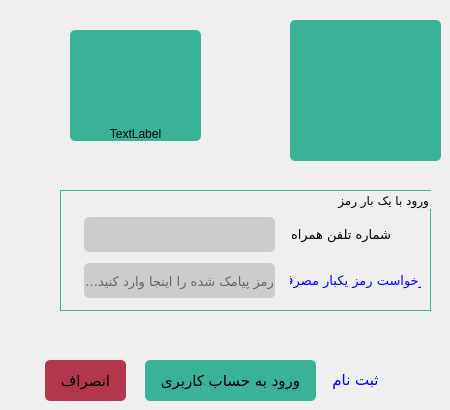
      <widget class="QWidget" name="page_wallet">
       <widget class="QPushButton" name="btn_cancel_login">
        <property name="enabled">
         <bool>true</bool>
        </property>
        <property name="geometry">
         <rect>
          <x>45</x>
          <y>360</y>
          <width>81</width>
          <height>41</height>
         </rect>
        </property>
        <property name="font">
         <font>
          <family>IRANSans</family>
          <pointsize>11</pointsize>
          <kerning>false</kerning>
         </font>
        </property>
        <property name="cursor">
         <cursorShape>PointingHandCursor</cursorShape>
        </property>
        <property name="mouseTracking">
         <bool>true</bool>
        </property>
        <property name="focusPolicy">
         <enum>Qt::TabFocus</enum>
        </property>
        <property name="layoutDirection">
         <enum>Qt::RightToLeft</enum>
        </property>
        <property name="styleSheet">
         <string notr="true">border-radius: 5px;
background-color:rgb(178, 55, 77);</string>
        </property>
        <property name="text">
         <string>انصراف</string>
        </property>
        <property name="flat">
         <bool>false</bool>
        </property>
       </widget>
       <widget class="QGroupBox" name="groupBox_temp_password">
        <property name="geometry">
         <rect>
          <x>60</x>
          <y>190</y>
          <width>371</width>
          <height>121</height>
         </rect>
        </property>
        <property name="font">
         <font>
          <family>IRANSans</family>
          <pointsize>9</pointsize>
         </font>
        </property>
        <property name="layoutDirection">
         <enum>Qt::LeftToRight</enum>
        </property>
        <property name="styleSheet">
         <string notr="true">border: 1px solid rgb(58, 178, 151);</string>
        </property>
        <property name="title">
         <string>ورود با یک بار رمز </string>
        </property>
        <property name="alignment">
         <set>Qt::AlignRight|Qt::AlignTop|Qt::AlignTrailing</set>
        </property>
        <widget class="QLineEdit" name="lineEdit_mobile_number">
         <property name="geometry">
          <rect>
           <x>24</x>
           <y>27</y>
           <width>191</width>
           <height>35</height>
          </rect>
         </property>
         <property name="minimumSize">
          <size>
           <width>0</width>
           <height>35</height>
          </size>
         </property>
         <property name="font">
          <font>
           <family>B Homa</family>
           <pointsize>9</pointsize>
           <kerning>true</kerning>
          </font>
         </property>
         <property name="styleSheet">
          <string notr="true">border:solid 5px;
background-color:rgb(204, 204, 204);
border-radius:5px;
</string>
         </property>
         <property name="alignment">
          <set>Qt::AlignCenter</set>
         </property>
        </widget>
        <widget class="QLineEdit" name="lineEdit_temp_password">
         <property name="geometry">
          <rect>
           <x>24</x>
           <y>73</y>
           <width>191</width>
           <height>35</height>
          </rect>
         </property>
         <property name="minimumSize">
          <size>
           <width>0</width>
           <height>35</height>
          </size>
         </property>
         <property name="font">
          <font>
           <family>B Homa</family>
           <pointsize>10</pointsize>
           <weight>50</weight>
           <italic>false</italic>
           <bold>false</bold>
          </font>
         </property>
         <property name="styleSheet">
          <string notr="true">border:solid 5px;
background-color:rgb(204, 204, 204);
border-radius:5px;
font: 10pt &quot;B Homa&quot;;
</string>
         </property>
         <property name="alignment">
          <set>Qt::AlignCenter</set>
         </property>
         <property name="placeholderText">
          <string>رمز پیامک شده را اینجا وارد کنید ...</string>
         </property>
        </widget>
        <widget class="QPushButton" name="btn_request_temp_pass">
         <property name="enabled">
          <bool>true</bool>
         </property>
         <property name="geometry">
          <rect>
           <x>230</x>
           <y>80</y>
           <width>131</width>
           <height>20</height>
          </rect>
         </property>
         <property name="font">
          <font>
           <family>B Yekan</family>
           <pointsize>10</pointsize>
           <kerning>false</kerning>
          </font>
         </property>
         <property name="cursor">
          <cursorShape>PointingHandCursor</cursorShape>
         </property>
         <property name="mouseTracking">
          <bool>true</bool>
         </property>
         <property name="focusPolicy">
          <enum>Qt::TabFocus</enum>
         </property>
         <property name="layoutDirection">
          <enum>Qt::RightToLeft</enum>
         </property>
         <property name="styleSheet">
          <string notr="true">border:0px;
color:blue;</string>
         </property>
         <property name="text">
          <string>درخواست رمز یکبار مصرف</string>
         </property>
         <property name="flat">
          <bool>false</bool>
         </property>
        </widget>
        <widget class="QLabel" name="label_10">
         <property name="geometry">
          <rect>
           <x>230</x>
           <y>34</y>
           <width>101</width>
           <height>21</height>
          </rect>
         </property>
         <property name="font">
          <font>
           <family>IRANSans</family>
           <pointsize>10</pointsize>
           <weight>50</weight>
           <italic>false</italic>
           <bold>false</bold>
          </font>
         </property>
         <property name="styleSheet">
          <string notr="true">font: 10pt &quot;IRANSans&quot;;
border: 0px;</string>
         </property>
         <property name="frameShape">
          <enum>QFrame::NoFrame</enum>
         </property>
         <property name="lineWidth">
          <number>0</number>
         </property>
         <property name="text">
          <string>شماره تلفن همراه :</string>
         </property>
        </widget>
       </widget>
       <widget class="QPushButton" name="btn_enter_acnt">
        <property name="enabled">
         <bool>true</bool>
        </property>
        <property name="geometry">
         <rect>
          <x>145</x>
          <y>360</y>
          <width>171</width>
          <height>41</height>
         </rect>
        </property>
        <property name="font">
         <font>
          <family>IRANSans</family>
          <pointsize>11</pointsize>
          <kerning>false</kerning>
         </font>
        </property>
        <property name="cursor">
         <cursorShape>PointingHandCursor</cursorShape>
        </property>
        <property name="mouseTracking">
         <bool>true</bool>
        </property>
        <property name="focusPolicy">
         <enum>Qt::TabFocus</enum>
        </property>
        <property name="layoutDirection">
         <enum>Qt::RightToLeft</enum>
        </property>
        <property name="styleSheet">
         <string notr="true">border-radius: 5px;
background-color:rgb(58, 178, 151);</string>
        </property>
        <property name="text">
         <string>ورود به حساب کاربری</string>
        </property>
        <property name="flat">
         <bool>false</bool>
        </property>
       </widget>
       <widget class="QPushButton" name="btn_sign_up">
        <property name="enabled">
         <bool>true</bool>
        </property>
        <property name="geometry">
         <rect>
          <x>320</x>
          <y>370</y>
          <width>71</width>
          <height>20</height>
         </rect>
        </property>
        <property name="font">
         <font>
          <family>B Yekan</family>
          <pointsize>11</pointsize>
          <kerning>false</kerning>
         </font>
        </property>
        <property name="cursor">
         <cursorShape>PointingHandCursor</cursorShape>
        </property>
        <property name="mouseTracking">
         <bool>true</bool>
        </property>
        <property name="focusPolicy">
         <enum>Qt::TabFocus</enum>
        </property>
        <property name="layoutDirection">
         <enum>Qt::RightToLeft</enum>
        </property>
        <property name="styleSheet">
         <string notr="true">border:0px;
color:blue;</string>
        </property>
        <property name="text">
         <string>ثبت نام</string>
        </property>
        <property name="flat">
         <bool>false</bool>
        </property>
       </widget>
       <widget class="QPushButton" name="btn_enter_acnt_2">
        <property name="enabled">
         <bool>true</bool>
        </property>
        <property name="geometry">
         <rect>
          <x>290</x>
          <y>20</y>
          <width>151</width>
          <height>141</height>
         </rect>
        </property>
        <property name="font">
         <font>
          <family>IRANSans</family>
          <pointsize>11</pointsize>
          <kerning>false</kerning>
         </font>
        </property>
        <property name="cursor">
         <cursorShape>PointingHandCursor</cursorShape>
        </property>
        <property name="mouseTracking">
         <bool>true</bool>
        </property>
        <property name="focusPolicy">
         <enum>Qt::TabFocus</enum>
        </property>
        <property name="layoutDirection">
         <enum>Qt::RightToLeft</enum>
        </property>
        <property name="styleSheet">
         <string notr="true">border-radius: 5px;
background-color:rgb(58, 178, 151);
font: 11pt &quot;IRANSans&quot;;
</string>
        </property>
        <property name="text">
         <string/>
        </property>
        <property name="icon">
         <iconset resource="../img/Resource.qrc">
          <normaloff>:/img/Sale.png</normaloff>:/img/Sale.png</iconset>
        </property>
        <property name="iconSize">
         <size>
          <width>128</width>
          <height>128</height>
         </size>
        </property>
        <property name="flat">
         <bool>false</bool>
        </property>
       </widget>
       <widget class="QLabel" name="label_3">
        <property name="geometry">
         <rect>
          <x>70</x>
          <y>30</y>
          <width>131</width>
          <height>111</height>
         </rect>
        </property>
        <property name="styleSheet">
         <string notr="true">border-radius: 5px;
background-color:rgb(58, 178, 151);
font: 11pt &quot;IRANSans&quot;;</string>
        </property>
        <property name="text">
         <string>TextLabel</string>
        </property>
        <property name="alignment">
         <set>Qt::AlignBottom|Qt::AlignHCenter</set>
        </property>
       </widget>
      </widget>
